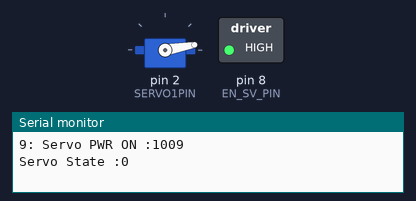
This sketch was run on a simulated Arduino Leonardo, built with avr-gcc and run on an emulated ATmega32U4. On the bench: servo, switched loads named in the sketch (green lamp = pin HIGH), the last lines printed to the serial monitor.

Above: at 0.05 s.
At 3.95 s:
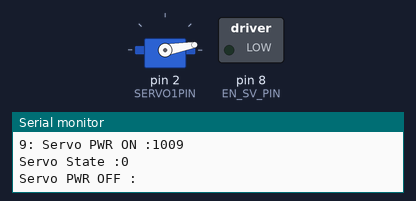
At 7.95 s:
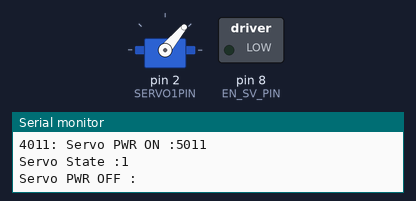
At 15.95 s:
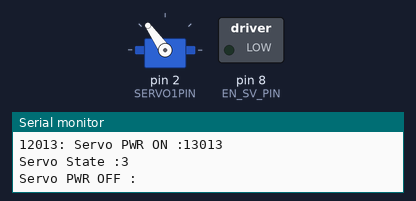
Timing chart, 0 to 18.4 s (numbered marks = the images above):
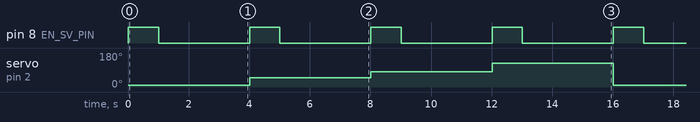

The sketch:

ServoCode.ino
```cpp
#include <Servo.h>

#define BON_AOFF 125 // B ON A OFF
#define BON_AON 80 // BOTH ON
#define BOFF_AON 50 // A ON B OFF
#define BOFF_AOFF 10 // ALL OFF
#define PAUSE 10
#define EN_SV_PIN 8
#define SERVO1PIN 2
#define SERVO_PWR_DELAY 1000
#define STATE_DELAY 4000
#define BAUD 115200

#define SLEEP 1000
Servo servoMotor;
int servoPosition;
long state_timer = 0;
long servo_pwr_timer = 0;
bool servo_pwr_on = false;
bool debug = true;
long loop_time = 0;

int state = 0;
int statePos[] = {BOFF_AOFF, BOFF_AON, BON_AON, BON_AOFF};
/*
  -5----45---85---125--165
  -1    2    3    4    5
*/
void servoInit() {
  servoMotor.attach(SERVO1PIN);
  pinMode(EN_SV_PIN, OUTPUT);
  digitalWrite(EN_SV_PIN, HIGH);
}

void setup() {
    Serial.begin(BAUD);
  while (!Serial) {
    ; // wait for serial port to connect. Needed for Leonardo only
  }

  servoInit();
}

void loop() {
  loop_time = millis();

  if ((servo_pwr_on) && (loop_time > servo_pwr_timer)) {
    servo_pwr_on = false;
    digitalWrite(EN_SV_PIN, LOW);
    if (debug) {
      Serial.println("Servo PWR OFF :");
    }
  }

  if (loop_time > state_timer) {
    state_timer = loop_time + STATE_DELAY;
    servoPos(statePos[state]);
    if (debug) {
      Serial.print("Servo State :");
      Serial.println(state);
    }
    state++;
    if (state>3) {
      state = 0;
    }
  }
}

void servoPos(int pos) {
  if (servoPosition != pos) {
    /*
       Power up the servo.
       Flag it as ON
       Set a timer to turn it off
    */
    digitalWrite(EN_SV_PIN, HIGH);
    servo_pwr_on = true;
    servo_pwr_timer = millis() + SERVO_PWR_DELAY;
    if (debug) {
      Serial.print(millis());
      Serial.print(": Servo PWR ON :");
      Serial.println(servo_pwr_timer);
    }
    /*
       Set the position of the servo
    */
    servoPosition = pos;
    delay(1);
    servoMotor.write(pos);
  }
}
```

Measured:
- by itself, pin 8 (EN_SV_PIN): alternates HIGH for 1.0 s and LOW for 3.0 s
- by itself, servo on pin 2 (SERVO1PIN): 10° → 50° at 4.0 s, → 80° 4.0 s later, → 125° 4.0 s later, → 10° 4.0 s later, … (9 changes in this stretch)
